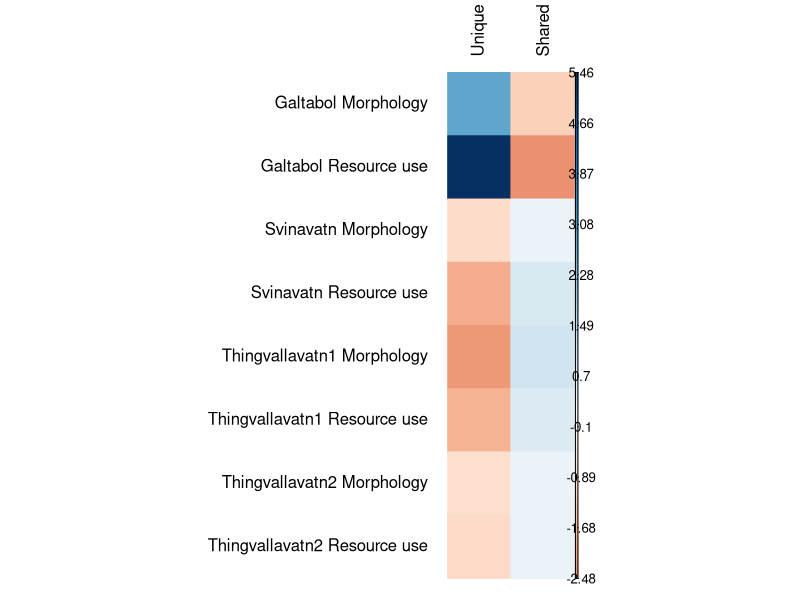

Generate this figure with R:
##################################################################
## Running a chisquared test to determine if proportions are singnificant
##
## Matt Brachmann (PhDMattyB)
##
## 2021-03-29
##
##################################################################

## Load the data manipulation work horse
library(tidyverse)
library(corrplot)
# library(ggcorrplot)


## Read in the data
df = matrix(c(77, 248, 102, 248,
                      43, 251, 35, 251,
                      29, 235, 33, 235,
                      38, 222, 37, 222), 
                    ncol = 2, 
                    byrow = T)
colnames(df) = c('Unique', 'Shared')
rownames(df) = c('Galtabol Morphology', 'Galtabol Resource use', 
                  'Svinavatn Morphology', 'Svinavatn Resource use', 
                         'Thingvallavatn1 Morphology', 'Thingvallavatn1 Resource use', 
                         'Thingvallavatn2 Morphology', 'Thingvallavatn2 Resource use')

df = as.table(df)

test = chisq.test(df)

# test$observed
# test$expected


cors = corrplot(test$residuals,
         method = 'color',
         tl.col = 'black',
         tl.offset = 1,
         # tl.pos = 'n',
         # tl.srt = 0,
         # type = 'upper',
         is.cor = FALSE, 
         t1.col = 'black')
